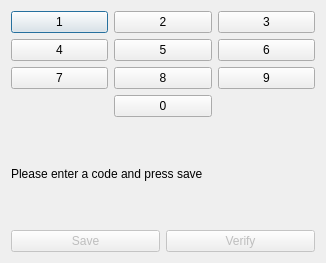
<?xml version="1.0" encoding="UTF-8"?>
<ui version="4.0">
 <class>Dialog</class>
 <widget class="QDialog" name="Dialog">
  <property name="geometry">
   <rect>
    <x>0</x>
    <y>0</y>
    <width>326</width>
    <height>263</height>
   </rect>
  </property>
  <property name="windowTitle">
   <string>Dialog</string>
  </property>
  <layout class="QVBoxLayout" name="verticalLayout">
   <item>
    <layout class="QGridLayout" name="gridLayout">
     <item row="0" column="0">
      <widget class="QPushButton" name="btnOne">
       <property name="text">
        <string>1</string>
       </property>
      </widget>
     </item>
     <item row="0" column="1">
      <widget class="QPushButton" name="btnTwo">
       <property name="text">
        <string>2</string>
       </property>
      </widget>
     </item>
     <item row="0" column="2">
      <widget class="QPushButton" name="btnThree">
       <property name="text">
        <string>3</string>
       </property>
      </widget>
     </item>
     <item row="1" column="0">
      <widget class="QPushButton" name="btnFour">
       <property name="text">
        <string>4</string>
       </property>
      </widget>
     </item>
     <item row="1" column="1">
      <widget class="QPushButton" name="btnFive">
       <property name="text">
        <string>5</string>
       </property>
      </widget>
     </item>
     <item row="1" column="2">
      <widget class="QPushButton" name="btnSix">
       <property name="text">
        <string>6</string>
       </property>
      </widget>
     </item>
     <item row="2" column="0">
      <widget class="QPushButton" name="btnSeven">
       <property name="text">
        <string>7</string>
       </property>
      </widget>
     </item>
     <item row="2" column="1">
      <widget class="QPushButton" name="btnEight">
       <property name="text">
        <string>8</string>
       </property>
      </widget>
     </item>
     <item row="2" column="2">
      <widget class="QPushButton" name="btnNine">
       <property name="text">
        <string>9</string>
       </property>
      </widget>
     </item>
     <item row="3" column="1">
      <widget class="QPushButton" name="btnZero">
       <property name="text">
        <string>0</string>
       </property>
      </widget>
     </item>
    </layout>
   </item>
   <item>
    <widget class="QLabel" name="lblNotify">
     <property name="text">
      <string>Please enter a code and press save</string>
     </property>
    </widget>
   </item>
   <item>
    <layout class="QHBoxLayout" name="horizontalLayout">
     <item>
      <widget class="QPushButton" name="btnSave">
       <property name="enabled">
        <bool>false</bool>
       </property>
       <property name="text">
        <string>Save</string>
       </property>
      </widget>
     </item>
     <item>
      <widget class="QPushButton" name="btnVerify">
       <property name="enabled">
        <bool>false</bool>
       </property>
       <property name="text">
        <string>Verify</string>
       </property>
      </widget>
     </item>
    </layout>
   </item>
  </layout>
 </widget>
 <resources/>
 <connections/>
</ui>
